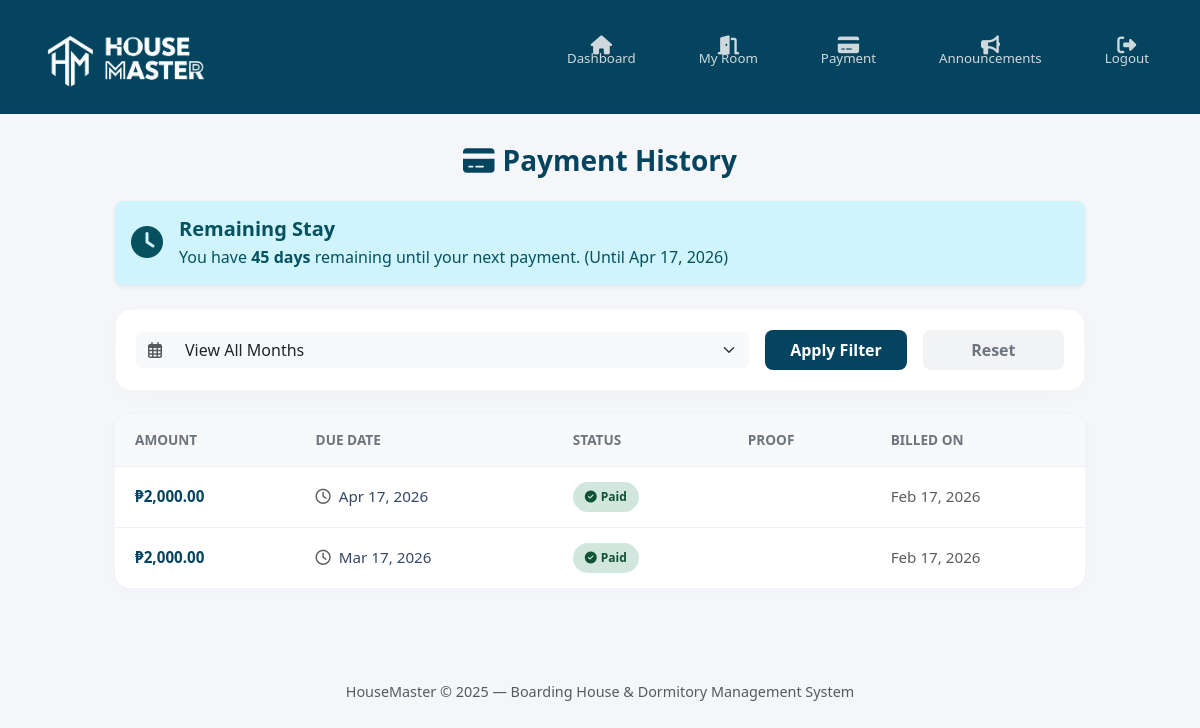
Screenshot of /tenant/payment.php (signed in) with the database file from the repository.
### tables this page shows
CREATE TABLE `payments` (
  `id` int(11) NOT NULL,
  `tenant_id` int(11) NOT NULL,
  `admin_id` int(11) NOT NULL,
  `boarding_code` varchar(20) DEFAULT NULL,
  `amount` decimal(10,2) NOT NULL,
  `due_date` date NOT NULL,
  `status` enum('pending','paid') DEFAULT 'pending',
  `payment_proof` varchar(255) DEFAULT NULL,
  `created_at` timestamp NOT NULL DEFAULT current_timestamp()
);

### tenant/payment.php (the view, shortened to what this page needs)
<?php
include __DIR__ . "/../config.php";
$tenant_id = $_SESSION["tenant_id"];
$sql = "
    SELECT id, amount, due_date, status, created_at, payment_proof
    FROM payments
    WHERE tenant_id = ?
";
$params = [$tenant_id];
$types = "i";
$sql .= " ORDER BY due_date DESC";
$stmt = $conn->prepare($sql);
$stmt->bind_param($types, ...$params);
$stmt->execute();
$payments = $stmt->get_result();
$days_remaining = null;
$stay_until = null;
$today = new DateTime();
$today->setTime(0, 0, 0);
$last_paid_stmt = $conn->prepare("SELECT due_date FROM payments WHERE tenant_id = ? AND status = 'paid' ORDER BY due_date DESC LIMIT 1");
$last_paid_stmt->bind_param("i", $tenant_id);
$last_paid_stmt->execute();
$last_paid = $last_paid_stmt->get_result()->fetch_assoc();
if ($last_paid) {
    $last_due = new DateTime($last_paid['due_date']);
    $last_due->setTime(0, 0, 0);
    $days_remaining = (int)$today->diff($last_due)->format('%r%a');
    $stay_until = $last_due->format('M d, Y');
}
?>
<!DOCTYPE html>
<html lang="en">
<head>
  <link rel="stylesheet" href="https://cdn.jsdelivr.net/npm/bootstrap@5.3.2/dist/css/bootstrap.min.css">
  <link rel="stylesheet" href="https://cdnjs.cloudflare.com/ajax/libs/font-awesome/6.5.0/css/all.min.css">
  <link rel="stylesheet" href="tenant.css">
</head>
<body>
<?php include("navbar.php"); ?>
<div class="main-container">
  <h3 class="page-title"><i class="fas fa-credit-card me-2"></i>Payment History</h3>
  <?php if ($days_remaining !== null): ?>
  <div class="alert <?php echo $days_remaining < 0 ? 'alert-danger' : 'alert-info'; ?> border-0 shadow-sm rounded-3 mb-4 d-flex align-items-center">
      <div class="me-3">
          <i class="fas <?php echo $days_remaining < 0 ? 'fa-exclamation-circle' : 'fa-clock'; ?> fa-2x"></i>
      </div>
      <div>
          <h5 class="alert-heading fw-bold mb-1">
              <?php echo $days_remaining < 0 ? "Payment Overdue" : "Remaining Stay"; ?>
          </h5>
          <p class="mb-0">
              <?php echo $days_remaining < 0 ? "You are overdue by <strong>" . abs($days_remaining) . " days</strong>." : "You have <strong>" . $days_remaining . " days</strong> remaining until your next payment."; ?>
              <?php if($stay_until) echo " (Until $stay_until)"; ?>
          </p>
      </div>
  </div>
  <?php endif; ?>
  <div class="filter-card">
    <form method="GET" class="row g-3 align-items-center">
        <div class="col-md-8">
            <div class="input-group">
                <span class="input-group-text bg-light border-0"><i class="far fa-calendar-alt text-muted"></i></span>
                <select name="month" class="form-select border-0 bg-light">
                    <option value="">View All Months</option>
                </select>
            </div>
        </div>
        <div class="col-md-2">
          <button type="submit" class="btn btn-filter w-100">Apply Filter</button>
        </div>
        <div class="col-md-2">
          <a href="payment.php" class="btn btn-reset w-100">Reset</a>
        </div>
    </form>
  </div>
  <div class="payment-card">
      <div class="table-responsive">
        <table class="table table-hover mb-0">
          <thead>
            <tr>
              <th>Amount</th>
              <th>Due Date</th>
              <th>Status</th>
              <th>Proof</th>
              <th>Billed On</th>
            </tr>
          </thead>
          <tbody>
            <?php if ($payments->num_rows > 0): ?>
              <?php while ($row = $payments->fetch_assoc()): ?>
                <tr>
                  <td><span class="amount-text">₱<?php echo number_format($row['amount'], 2); ?></span></td>
                  <td>
                      <div class="d-flex align-items-center">
                          <i class="far fa-clock text-muted me-2"></i>
                          <?php echo date("M d, Y", strtotime($row['due_date'])); ?>
                      </div>
                  </td>
                  <td>
                    <?php
                        $payment_status = $row['status'];
                        $display_status = ucfirst($payment_status);
                        $badge_class = 'status-pending';
                        $icon = 'hourglass-half';
                        if ($payment_status == 'paid') {
                            $badge_class = 'status-paid';
                            $icon = 'check-circle';
                        } elseif ($payment_status == 'pending' && strtotime($row['due_date']) < time()) {
                            $display_status = 'Overdue';
                            $badge_class = 'status-overdue';
                            $icon = 'exclamation-circle';
                        }
                    ?>
                    <span class="status-badge <?php echo $badge_class; ?>">
                      <i class="fas fa-<?php echo $icon; ?> me-1"></i> <?php echo $display_status; ?>
                    </span>
                  </td>
                  <td>
                  </td>
                  <td class="text-muted small"><?php echo date("M d, Y", strtotime($row['created_at'])); ?></td>
                </tr>
              <?php endwhile; ?>
            <?php endif; ?>
          </tbody>
        </table>
      </div>
  </div>
</div>
<footer class="text-center mt-5 mb-3 text-muted">
  HouseMaster © 2025 — Boarding House & Dormitory Management System
</footer>
</body>
</html>

### tenant/tenant.css (style rules this page uses)
body { background-color: #f5f7fa; font-family: 'Segoe UI', sans-serif; margin: 0; padding: 0; }
footer { margin-top: 40px; padding: 15px; text-align: center; color: #777; font-size: 0.9rem; }

### tenant/payment.php (style rules this page uses)
body { background-color: #f4f6f9; }
.main-container { max-width: 1000px; margin: 0 auto; padding: 30px 15px; }
.page-title { color: #05445E; font-weight: 800; margin-bottom: 1.5rem; text-align: center; }
.filter-card { background: #fff; border-radius: 16px; padding: 20px; box-shadow: 0 4px 20px rgba(0,0,0,0.02); margin-bottom: 24px; border: 1px solid rgba(0,0,0,0.03); }
.payment-card { background: #fff; border-radius: 16px; box-shadow: 0 4px 20px rgba(0,0,0,0.02); border: none; overflow: hidden; }
.table thead th { background-color: #f8f9fa; color: #6c757d; font-weight: 600; text-transform: uppercase; font-size: 0.85rem; padding: 15px 20px; border-bottom: 1px solid #edf2f9; }
.table tbody td { padding: 15px 20px; vertical-align: middle; color: #344767; font-size: 0.95rem; border-bottom: 1px solid #edf2f9; }
.table tbody tr:last-child td { border-bottom: none; }
.status-badge { padding: 6px 12px; border-radius: 30px; font-size: 0.75rem; font-weight: 700; display: inline-flex; align-items: center; }
.status-paid { background-color: #d1e7dd; color: #0f5132; }
.amount-text { font-weight: 700; color: #05445E; }
.btn-filter { background-color: #05445E; color: white; border: none; border-radius: 8px; padding: 8px 20px; font-weight: 600; transition: all 0.3s; }
.btn-reset { background-color: #f1f3f5; color: #6c757d; border: none; border-radius: 8px; padding: 8px 20px; font-weight: 600; transition: all 0.3s; }

### rows the page displays
payments: due_date "45", due_date "Apr 17, 2026", amount "2,000.00", status "Paid", created_at "Feb 17, 2026"
payments: amount "2,000.00", due_date "Mar 17, 2026", status "Paid", created_at "Feb 17, 2026"
